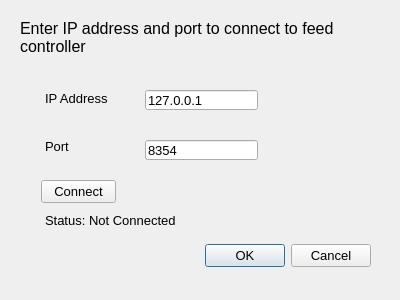
<?xml version="1.0" encoding="UTF-8"?>
<ui version="4.0">
 <class>Dialog</class>
 <widget class="QDialog" name="Dialog">
  <property name="geometry">
   <rect>
    <x>0</x>
    <y>0</y>
    <width>400</width>
    <height>300</height>
   </rect>
  </property>
  <property name="windowTitle">
   <string>Dialog</string>
  </property>
  <widget class="QDialogButtonBox" name="buttonBox">
   <property name="geometry">
    <rect>
     <x>30</x>
     <y>240</y>
     <width>341</width>
     <height>32</height>
    </rect>
   </property>
   <property name="font">
    <font>
     <family>Arial</family>
     <pointsize>10</pointsize>
    </font>
   </property>
   <property name="orientation">
    <enum>Qt::Horizontal</enum>
   </property>
   <property name="standardButtons">
    <set>QDialogButtonBox::Cancel|QDialogButtonBox::Ok</set>
   </property>
   <property name="centerButtons">
    <bool>false</bool>
   </property>
  </widget>
  <widget class="QLineEdit" name="ipAddress">
   <property name="geometry">
    <rect>
     <x>145</x>
     <y>90</y>
     <width>113</width>
     <height>20</height>
    </rect>
   </property>
   <property name="font">
    <font>
     <pointsize>10</pointsize>
    </font>
   </property>
   <property name="text">
    <string>127.0.0.1</string>
   </property>
  </widget>
  <widget class="QLineEdit" name="port">
   <property name="geometry">
    <rect>
     <x>145</x>
     <y>140</y>
     <width>113</width>
     <height>20</height>
    </rect>
   </property>
   <property name="font">
    <font>
     <pointsize>10</pointsize>
    </font>
   </property>
   <property name="text">
    <string>8354</string>
   </property>
  </widget>
  <widget class="QLabel" name="label">
   <property name="geometry">
    <rect>
     <x>45</x>
     <y>90</y>
     <width>71</width>
     <height>16</height>
    </rect>
   </property>
   <property name="font">
    <font>
     <family>Arial</family>
     <pointsize>10</pointsize>
    </font>
   </property>
   <property name="text">
    <string>IP Address</string>
   </property>
  </widget>
  <widget class="QLabel" name="label_2">
   <property name="geometry">
    <rect>
     <x>45</x>
     <y>140</y>
     <width>54</width>
     <height>12</height>
    </rect>
   </property>
   <property name="font">
    <font>
     <family>Arial</family>
     <pointsize>10</pointsize>
    </font>
   </property>
   <property name="text">
    <string>Port</string>
   </property>
  </widget>
  <widget class="QLabel" name="label_3">
   <property name="geometry">
    <rect>
     <x>20</x>
     <y>17</y>
     <width>351</width>
     <height>41</height>
    </rect>
   </property>
   <property name="font">
    <font>
     <family>Arial</family>
     <pointsize>12</pointsize>
    </font>
   </property>
   <property name="text">
    <string>Enter IP address and port to connect to feed controller</string>
   </property>
   <property name="wordWrap">
    <bool>true</bool>
   </property>
  </widget>
  <widget class="QPushButton" name="ConnectButton">
   <property name="geometry">
    <rect>
     <x>41</x>
     <y>180</y>
     <width>75</width>
     <height>23</height>
    </rect>
   </property>
   <property name="font">
    <font>
     <family>Arial</family>
     <pointsize>10</pointsize>
    </font>
   </property>
   <property name="text">
    <string>Connect</string>
   </property>
  </widget>
  <widget class="QLabel" name="connectLabel">
   <property name="geometry">
    <rect>
     <x>45</x>
     <y>212</y>
     <width>201</width>
     <height>16</height>
    </rect>
   </property>
   <property name="font">
    <font>
     <family>Arial</family>
     <pointsize>10</pointsize>
    </font>
   </property>
   <property name="text">
    <string>Status: Not Connected</string>
   </property>
  </widget>
 </widget>
 <resources/>
 <connections>
  <connection>
   <sender>buttonBox</sender>
   <signal>accepted()</signal>
   <receiver>Dialog</receiver>
   <slot>accept()</slot>
   <hints>
    <hint type="sourcelabel">
     <x>248</x>
     <y>254</y>
    </hint>
    <hint type="destinationlabel">
     <x>157</x>
     <y>274</y>
    </hint>
   </hints>
  </connection>
  <connection>
   <sender>buttonBox</sender>
   <signal>rejected()</signal>
   <receiver>Dialog</receiver>
   <slot>reject()</slot>
   <hints>
    <hint type="sourcelabel">
     <x>316</x>
     <y>260</y>
    </hint>
    <hint type="destinationlabel">
     <x>286</x>
     <y>274</y>
    </hint>
   </hints>
  </connection>
 </connections>
</ui>
